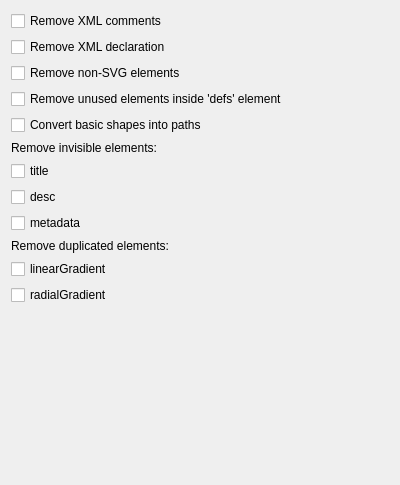
<?xml version="1.0" encoding="UTF-8"?>
<ui version="4.0">
 <class>ElementsPage</class>
 <widget class="QWidget" name="ElementsPage">
  <property name="geometry">
   <rect>
    <x>0</x>
    <y>0</y>
    <width>400</width>
    <height>485</height>
   </rect>
  </property>
  <property name="windowTitle">
   <string>Form</string>
  </property>
  <layout class="QVBoxLayout" name="verticalLayout">
   <item>
    <widget class="QCheckBox" name="chBoxRmComments">
     <property name="text">
      <string>Remove XML comments</string>
     </property>
    </widget>
   </item>
   <item>
    <widget class="QCheckBox" name="chBoxRmDeclaration">
     <property name="text">
      <string>Remove XML declaration</string>
     </property>
    </widget>
   </item>
   <item>
    <widget class="QCheckBox" name="chBoxRmNonSvg">
     <property name="text">
      <string>Remove non-SVG elements</string>
     </property>
    </widget>
   </item>
   <item>
    <widget class="QCheckBox" name="chBoxRmUnusedDefs">
     <property name="text">
      <string>Remove unused elements inside 'defs' element</string>
     </property>
    </widget>
   </item>
   <item>
    <widget class="QCheckBox" name="chBoxConvertShapes">
     <property name="text">
      <string>Convert basic shapes into paths</string>
     </property>
    </widget>
   </item>
   <item>
    <widget class="QLabel" name="label">
     <property name="text">
      <string>Remove invisible elements:</string>
     </property>
    </widget>
   </item>
   <item>
    <layout class="QVBoxLayout" name="layRmElems">
     <item>
      <widget class="QCheckBox" name="chBoxRmTitle">
       <property name="text">
        <string notr="true">title</string>
       </property>
      </widget>
     </item>
     <item>
      <widget class="QCheckBox" name="chBoxRmDesc">
       <property name="text">
        <string notr="true">desc</string>
       </property>
      </widget>
     </item>
     <item>
      <widget class="QCheckBox" name="chBoxRmMetadata">
       <property name="text">
        <string notr="true">metadata</string>
       </property>
      </widget>
     </item>
    </layout>
   </item>
   <item>
    <widget class="QLabel" name="label_2">
     <property name="text">
      <string>Remove duplicated elements:</string>
     </property>
    </widget>
   </item>
   <item>
    <layout class="QVBoxLayout" name="layRmDuplElems">
     <item>
      <widget class="QCheckBox" name="chBoxRmDuplLinearGrad">
       <property name="text">
        <string notr="true">linearGradient</string>
       </property>
      </widget>
     </item>
     <item>
      <widget class="QCheckBox" name="chBoxRmDuplRadialGrad">
       <property name="text">
        <string notr="true">radialGradient</string>
       </property>
      </widget>
     </item>
    </layout>
   </item>
   <item>
    <spacer name="verticalSpacer">
     <property name="orientation">
      <enum>Qt::Vertical</enum>
     </property>
     <property name="sizeHint" stdset="0">
      <size>
       <width>20</width>
       <height>40</height>
      </size>
     </property>
    </spacer>
   </item>
  </layout>
 </widget>
 <resources/>
 <connections/>
</ui>
